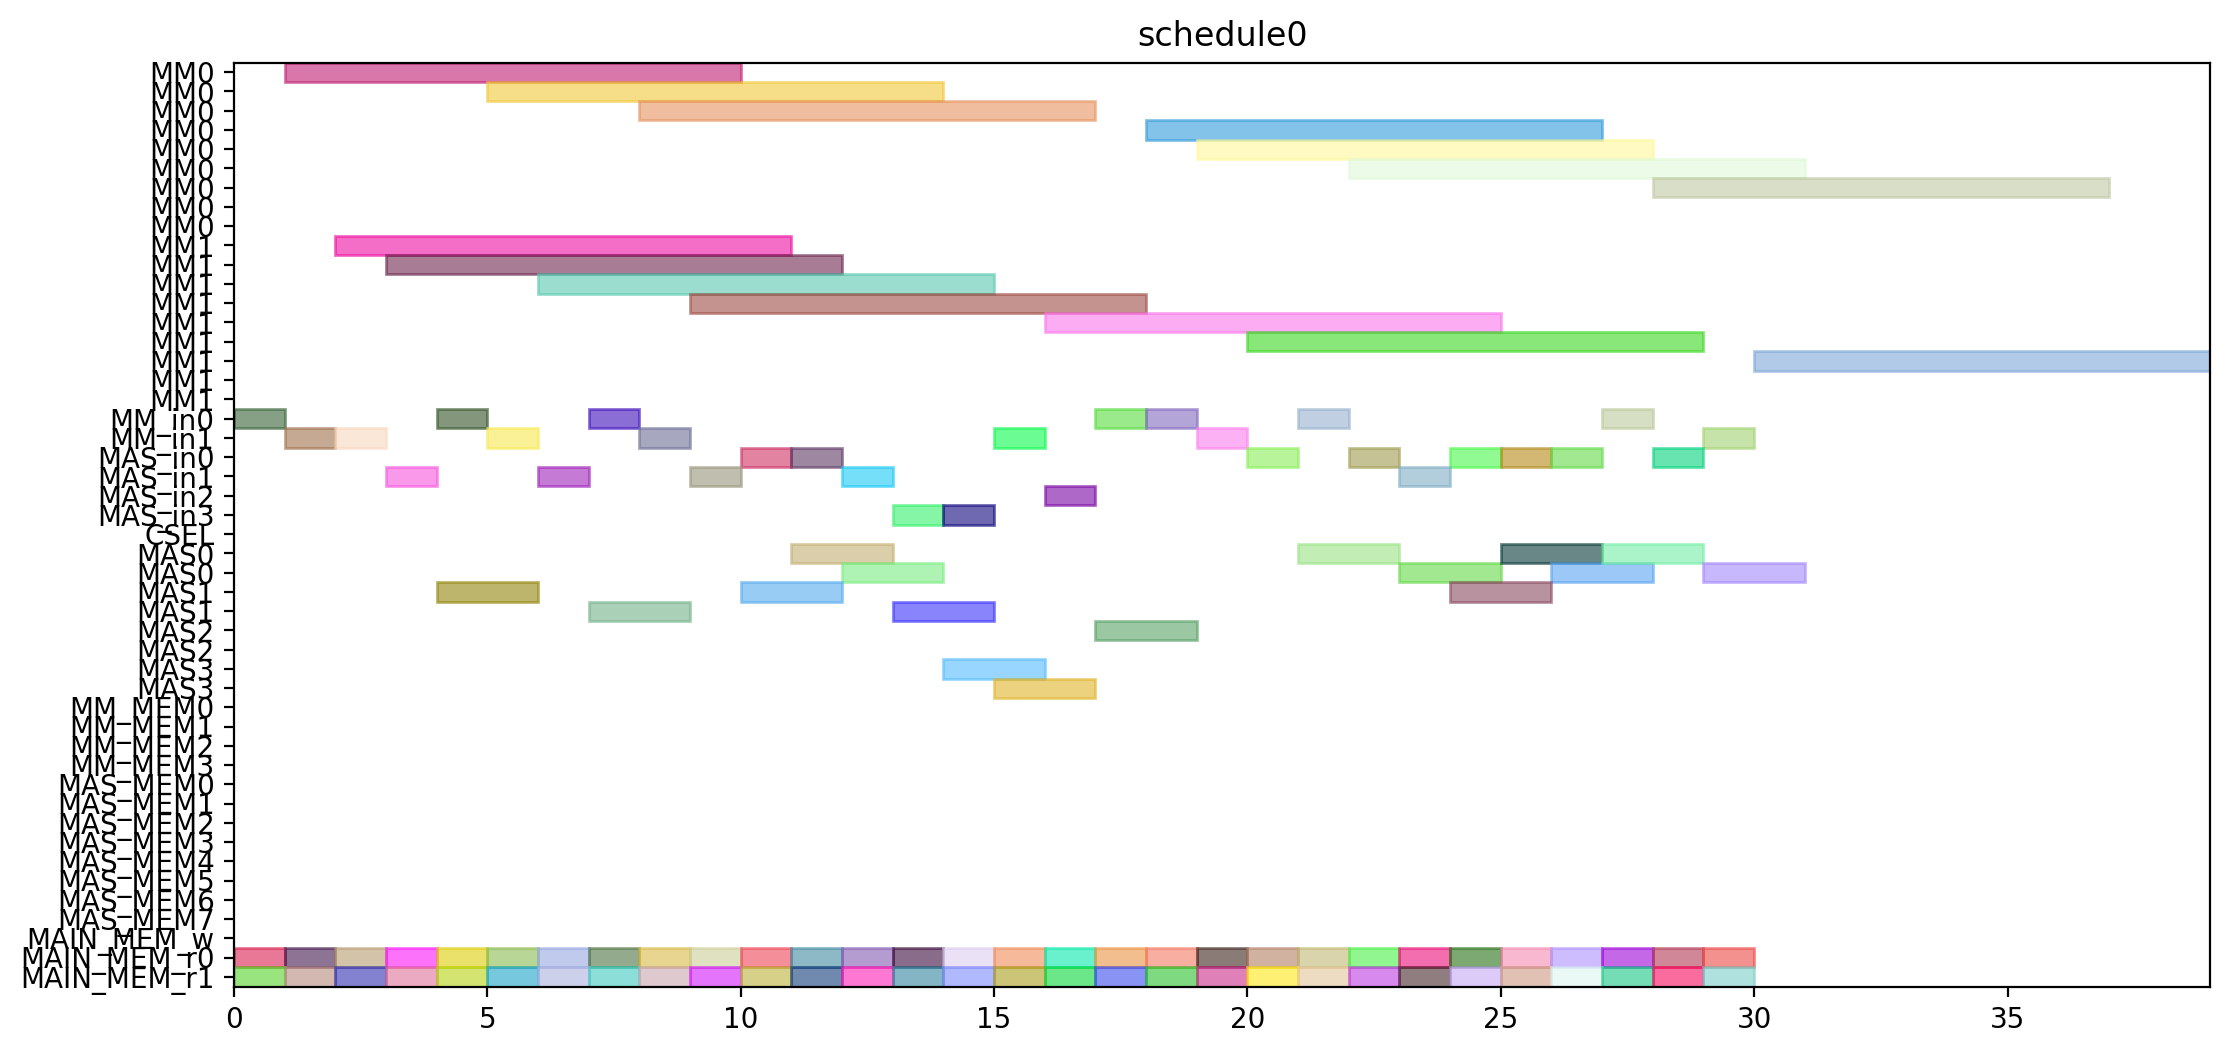

Write Python code to recreate this figure.
from pyschedule import Scenario, solvers, plotters, alt


def solve():
	horizon = 120
	S = Scenario("schedule0", horizon=horizon)

	# resource
	MM = S.Resources('MM', num=2, size=9)
	MM_in = S.Resources('MM_in', num=2)
	MAS_in = S.Resources('MAS_in', num=4)
	CSEL = S.Resource('CSEL')
	MAS = S.Resources('MAS', num=4, size=2, periods=range(1, horizon))
	MM_MEM = S.Resources('MM_MEM', num=4)
	MAS_MEM = S.Resources('MAS_MEM', num=8)
	MAIN_MEM_w = S.Resource('MAIN_MEM_w', size=1)
	MAIN_MEM_r = S.Resources('MAIN_MEM_r', num=2)

	# result of previous scheduling

	# new tasks
	r1_t0 = S.Task('r1_t0', length=9, delay_cost=1)
	r1_t0 += alt(MM)
	r1_t0_in = S.Task('r1_t0_in', length=1, delay_cost=1)
	r1_t0_in += alt(MM_in)
	S += r1_t0_in*MM_in[0]<=r1_t0*MM[0]
	S += r1_t0_in*MM_in[1]<=r1_t0*MM[1]
	r1_t0_mem0 = S.Task('r1_t0_mem0', length=1, delay_cost=1)
	r1_t0_mem0 += MAIN_MEM_r[0]
	S += r1_t0_mem0 <= r1_t0

	r1_t0_mem1 = S.Task('r1_t0_mem1', length=1, delay_cost=1)
	r1_t0_mem1 += MAIN_MEM_r[1]
	S += r1_t0_mem1 <= r1_t0

	r1_t1 = S.Task('r1_t1', length=9, delay_cost=1)
	r1_t1 += alt(MM)
	r1_t1_in = S.Task('r1_t1_in', length=1, delay_cost=1)
	r1_t1_in += alt(MM_in)
	S += r1_t1_in*MM_in[0]<=r1_t1*MM[0]
	S += r1_t1_in*MM_in[1]<=r1_t1*MM[1]
	r1_t1_mem0 = S.Task('r1_t1_mem0', length=1, delay_cost=1)
	r1_t1_mem0 += MAIN_MEM_r[0]
	S += r1_t1_mem0 <= r1_t1

	r1_t1_mem1 = S.Task('r1_t1_mem1', length=1, delay_cost=1)
	r1_t1_mem1 += MAIN_MEM_r[1]
	S += r1_t1_mem1 <= r1_t1

	r1_t2 = S.Task('r1_t2', length=2, delay_cost=1)
	r1_t2 += alt(MAS)
	r1_t2_in = S.Task('r1_t2_in', length=1, delay_cost=1)
	r1_t2_in += alt(MAS_in)
	S += r1_t2_in*MAS_in[0]<=r1_t2*MAS[0]

	S += r1_t2_in*MAS_in[1]<=r1_t2*MAS[1]

	S += r1_t2_in*MAS_in[2]<=r1_t2*MAS[2]

	S += r1_t2_in*MAS_in[3]<=r1_t2*MAS[3]

	r1_t2_mem0 = S.Task('r1_t2_mem0', length=1, delay_cost=1)
	r1_t2_mem0 += MAIN_MEM_r[0]
	S += r1_t2_mem0 <= r1_t2

	r1_t2_mem1 = S.Task('r1_t2_mem1', length=1, delay_cost=1)
	r1_t2_mem1 += MAIN_MEM_r[1]
	S += r1_t2_mem1 <= r1_t2

	r1_t3 = S.Task('r1_t3', length=2, delay_cost=1)
	r1_t3 += alt(MAS)
	r1_t3_in = S.Task('r1_t3_in', length=1, delay_cost=1)
	r1_t3_in += alt(MAS_in)
	S += r1_t3_in*MAS_in[0]<=r1_t3*MAS[0]

	S += r1_t3_in*MAS_in[1]<=r1_t3*MAS[1]

	S += r1_t3_in*MAS_in[2]<=r1_t3*MAS[2]

	S += r1_t3_in*MAS_in[3]<=r1_t3*MAS[3]

	r1_t3_mem0 = S.Task('r1_t3_mem0', length=1, delay_cost=1)
	r1_t3_mem0 += MAIN_MEM_r[0]
	S += r1_t3_mem0 <= r1_t3

	r1_t3_mem1 = S.Task('r1_t3_mem1', length=1, delay_cost=1)
	r1_t3_mem1 += MAIN_MEM_r[1]
	S += r1_t3_mem1 <= r1_t3

	r3_t0 = S.Task('r3_t0', length=9, delay_cost=1)
	r3_t0 += alt(MM)
	r3_t0_in = S.Task('r3_t0_in', length=1, delay_cost=1)
	r3_t0_in += alt(MM_in)
	S += r3_t0_in*MM_in[0]<=r3_t0*MM[0]
	S += r3_t0_in*MM_in[1]<=r3_t0*MM[1]
	r3_t0_mem0 = S.Task('r3_t0_mem0', length=1, delay_cost=1)
	r3_t0_mem0 += MAIN_MEM_r[0]
	S += r3_t0_mem0 <= r3_t0

	r3_t0_mem1 = S.Task('r3_t0_mem1', length=1, delay_cost=1)
	r3_t0_mem1 += MAIN_MEM_r[1]
	S += r3_t0_mem1 <= r3_t0

	r3_t1 = S.Task('r3_t1', length=9, delay_cost=1)
	r3_t1 += alt(MM)
	r3_t1_in = S.Task('r3_t1_in', length=1, delay_cost=1)
	r3_t1_in += alt(MM_in)
	S += r3_t1_in*MM_in[0]<=r3_t1*MM[0]
	S += r3_t1_in*MM_in[1]<=r3_t1*MM[1]
	r3_t1_mem0 = S.Task('r3_t1_mem0', length=1, delay_cost=1)
	r3_t1_mem0 += MAIN_MEM_r[0]
	S += r3_t1_mem0 <= r3_t1

	r3_t1_mem1 = S.Task('r3_t1_mem1', length=1, delay_cost=1)
	r3_t1_mem1 += MAIN_MEM_r[1]
	S += r3_t1_mem1 <= r3_t1

	r3_t2 = S.Task('r3_t2', length=2, delay_cost=1)
	r3_t2 += alt(MAS)
	r3_t2_in = S.Task('r3_t2_in', length=1, delay_cost=1)
	r3_t2_in += alt(MAS_in)
	S += r3_t2_in*MAS_in[0]<=r3_t2*MAS[0]

	S += r3_t2_in*MAS_in[1]<=r3_t2*MAS[1]

	S += r3_t2_in*MAS_in[2]<=r3_t2*MAS[2]

	S += r3_t2_in*MAS_in[3]<=r3_t2*MAS[3]

	r3_t2_mem0 = S.Task('r3_t2_mem0', length=1, delay_cost=1)
	r3_t2_mem0 += MAIN_MEM_r[0]
	S += r3_t2_mem0 <= r3_t2

	r3_t2_mem1 = S.Task('r3_t2_mem1', length=1, delay_cost=1)
	r3_t2_mem1 += MAIN_MEM_r[1]
	S += r3_t2_mem1 <= r3_t2

	r3_t3 = S.Task('r3_t3', length=2, delay_cost=1)
	r3_t3 += alt(MAS)
	r3_t3_in = S.Task('r3_t3_in', length=1, delay_cost=1)
	r3_t3_in += alt(MAS_in)
	S += r3_t3_in*MAS_in[0]<=r3_t3*MAS[0]

	S += r3_t3_in*MAS_in[1]<=r3_t3*MAS[1]

	S += r3_t3_in*MAS_in[2]<=r3_t3*MAS[2]

	S += r3_t3_in*MAS_in[3]<=r3_t3*MAS[3]

	r3_t3_mem0 = S.Task('r3_t3_mem0', length=1, delay_cost=1)
	r3_t3_mem0 += MAIN_MEM_r[0]
	S += r3_t3_mem0 <= r3_t3

	r3_t3_mem1 = S.Task('r3_t3_mem1', length=1, delay_cost=1)
	r3_t3_mem1 += MAIN_MEM_r[1]
	S += r3_t3_mem1 <= r3_t3

	r4_t0 = S.Task('r4_t0', length=9, delay_cost=1)
	r4_t0 += alt(MM)
	r4_t0_in = S.Task('r4_t0_in', length=1, delay_cost=1)
	r4_t0_in += alt(MM_in)
	S += r4_t0_in*MM_in[0]<=r4_t0*MM[0]
	S += r4_t0_in*MM_in[1]<=r4_t0*MM[1]
	r4_t0_mem0 = S.Task('r4_t0_mem0', length=1, delay_cost=1)
	r4_t0_mem0 += MAIN_MEM_r[0]
	S += r4_t0_mem0 <= r4_t0

	r4_t0_mem1 = S.Task('r4_t0_mem1', length=1, delay_cost=1)
	r4_t0_mem1 += MAIN_MEM_r[1]
	S += r4_t0_mem1 <= r4_t0

	r4_t1 = S.Task('r4_t1', length=9, delay_cost=1)
	r4_t1 += alt(MM)
	r4_t1_in = S.Task('r4_t1_in', length=1, delay_cost=1)
	r4_t1_in += alt(MM_in)
	S += r4_t1_in*MM_in[0]<=r4_t1*MM[0]
	S += r4_t1_in*MM_in[1]<=r4_t1*MM[1]
	r4_t1_mem0 = S.Task('r4_t1_mem0', length=1, delay_cost=1)
	r4_t1_mem0 += MAIN_MEM_r[0]
	S += r4_t1_mem0 <= r4_t1

	r4_t1_mem1 = S.Task('r4_t1_mem1', length=1, delay_cost=1)
	r4_t1_mem1 += MAIN_MEM_r[1]
	S += r4_t1_mem1 <= r4_t1

	r4_t2 = S.Task('r4_t2', length=2, delay_cost=1)
	r4_t2 += alt(MAS)
	r4_t2_in = S.Task('r4_t2_in', length=1, delay_cost=1)
	r4_t2_in += alt(MAS_in)
	S += r4_t2_in*MAS_in[0]<=r4_t2*MAS[0]

	S += r4_t2_in*MAS_in[1]<=r4_t2*MAS[1]

	S += r4_t2_in*MAS_in[2]<=r4_t2*MAS[2]

	S += r4_t2_in*MAS_in[3]<=r4_t2*MAS[3]

	r4_t2_mem0 = S.Task('r4_t2_mem0', length=1, delay_cost=1)
	r4_t2_mem0 += MAIN_MEM_r[0]
	S += r4_t2_mem0 <= r4_t2

	r4_t2_mem1 = S.Task('r4_t2_mem1', length=1, delay_cost=1)
	r4_t2_mem1 += MAIN_MEM_r[1]
	S += r4_t2_mem1 <= r4_t2

	r4_t3 = S.Task('r4_t3', length=2, delay_cost=1)
	r4_t3 += alt(MAS)
	r4_t3_in = S.Task('r4_t3_in', length=1, delay_cost=1)
	r4_t3_in += alt(MAS_in)
	S += r4_t3_in*MAS_in[0]<=r4_t3*MAS[0]

	S += r4_t3_in*MAS_in[1]<=r4_t3*MAS[1]

	S += r4_t3_in*MAS_in[2]<=r4_t3*MAS[2]

	S += r4_t3_in*MAS_in[3]<=r4_t3*MAS[3]

	r4_t3_mem0 = S.Task('r4_t3_mem0', length=1, delay_cost=1)
	r4_t3_mem0 += MAIN_MEM_r[0]
	S += r4_t3_mem0 <= r4_t3

	r4_t3_mem1 = S.Task('r4_t3_mem1', length=1, delay_cost=1)
	r4_t3_mem1 += MAIN_MEM_r[1]
	S += r4_t3_mem1 <= r4_t3

	r5_t0 = S.Task('r5_t0', length=9, delay_cost=1)
	r5_t0 += alt(MM)
	r5_t0_in = S.Task('r5_t0_in', length=1, delay_cost=1)
	r5_t0_in += alt(MM_in)
	S += r5_t0_in*MM_in[0]<=r5_t0*MM[0]
	S += r5_t0_in*MM_in[1]<=r5_t0*MM[1]
	r5_t0_mem0 = S.Task('r5_t0_mem0', length=1, delay_cost=1)
	r5_t0_mem0 += MAIN_MEM_r[0]
	S += r5_t0_mem0 <= r5_t0

	r5_t0_mem1 = S.Task('r5_t0_mem1', length=1, delay_cost=1)
	r5_t0_mem1 += MAIN_MEM_r[1]
	S += r5_t0_mem1 <= r5_t0

	r5_t1 = S.Task('r5_t1', length=9, delay_cost=1)
	r5_t1 += alt(MM)
	r5_t1_in = S.Task('r5_t1_in', length=1, delay_cost=1)
	r5_t1_in += alt(MM_in)
	S += r5_t1_in*MM_in[0]<=r5_t1*MM[0]
	S += r5_t1_in*MM_in[1]<=r5_t1*MM[1]
	r5_t1_mem0 = S.Task('r5_t1_mem0', length=1, delay_cost=1)
	r5_t1_mem0 += MAIN_MEM_r[0]
	S += r5_t1_mem0 <= r5_t1

	r5_t1_mem1 = S.Task('r5_t1_mem1', length=1, delay_cost=1)
	r5_t1_mem1 += MAIN_MEM_r[1]
	S += r5_t1_mem1 <= r5_t1

	r5_t2 = S.Task('r5_t2', length=2, delay_cost=1)
	r5_t2 += alt(MAS)
	r5_t2_in = S.Task('r5_t2_in', length=1, delay_cost=1)
	r5_t2_in += alt(MAS_in)
	S += r5_t2_in*MAS_in[0]<=r5_t2*MAS[0]

	S += r5_t2_in*MAS_in[1]<=r5_t2*MAS[1]

	S += r5_t2_in*MAS_in[2]<=r5_t2*MAS[2]

	S += r5_t2_in*MAS_in[3]<=r5_t2*MAS[3]

	r5_t2_mem0 = S.Task('r5_t2_mem0', length=1, delay_cost=1)
	r5_t2_mem0 += MAIN_MEM_r[0]
	S += r5_t2_mem0 <= r5_t2

	r5_t2_mem1 = S.Task('r5_t2_mem1', length=1, delay_cost=1)
	r5_t2_mem1 += MAIN_MEM_r[1]
	S += r5_t2_mem1 <= r5_t2

	r5_t3 = S.Task('r5_t3', length=2, delay_cost=1)
	r5_t3 += alt(MAS)
	r5_t3_in = S.Task('r5_t3_in', length=1, delay_cost=1)
	r5_t3_in += alt(MAS_in)
	S += r5_t3_in*MAS_in[0]<=r5_t3*MAS[0]

	S += r5_t3_in*MAS_in[1]<=r5_t3*MAS[1]

	S += r5_t3_in*MAS_in[2]<=r5_t3*MAS[2]

	S += r5_t3_in*MAS_in[3]<=r5_t3*MAS[3]

	r5_t3_mem0 = S.Task('r5_t3_mem0', length=1, delay_cost=1)
	r5_t3_mem0 += MAIN_MEM_r[0]
	S += r5_t3_mem0 <= r5_t3

	r5_t3_mem1 = S.Task('r5_t3_mem1', length=1, delay_cost=1)
	r5_t3_mem1 += MAIN_MEM_r[1]
	S += r5_t3_mem1 <= r5_t3

	r6_t0 = S.Task('r6_t0', length=9, delay_cost=1)
	r6_t0 += alt(MM)
	r6_t0_in = S.Task('r6_t0_in', length=1, delay_cost=1)
	r6_t0_in += alt(MM_in)
	S += r6_t0_in*MM_in[0]<=r6_t0*MM[0]
	S += r6_t0_in*MM_in[1]<=r6_t0*MM[1]
	r6_t0_mem0 = S.Task('r6_t0_mem0', length=1, delay_cost=1)
	r6_t0_mem0 += MAIN_MEM_r[0]
	S += r6_t0_mem0 <= r6_t0

	r6_t0_mem1 = S.Task('r6_t0_mem1', length=1, delay_cost=1)
	r6_t0_mem1 += MAIN_MEM_r[1]
	S += r6_t0_mem1 <= r6_t0

	r6_t1 = S.Task('r6_t1', length=9, delay_cost=1)
	r6_t1 += alt(MM)
	r6_t1_in = S.Task('r6_t1_in', length=1, delay_cost=1)
	r6_t1_in += alt(MM_in)
	S += r6_t1_in*MM_in[0]<=r6_t1*MM[0]
	S += r6_t1_in*MM_in[1]<=r6_t1*MM[1]
	r6_t1_mem0 = S.Task('r6_t1_mem0', length=1, delay_cost=1)
	r6_t1_mem0 += MAIN_MEM_r[0]
	S += r6_t1_mem0 <= r6_t1

	r6_t1_mem1 = S.Task('r6_t1_mem1', length=1, delay_cost=1)
	r6_t1_mem1 += MAIN_MEM_r[1]
	S += r6_t1_mem1 <= r6_t1

	r6_t2 = S.Task('r6_t2', length=2, delay_cost=1)
	r6_t2 += alt(MAS)
	r6_t2_in = S.Task('r6_t2_in', length=1, delay_cost=1)
	r6_t2_in += alt(MAS_in)
	S += r6_t2_in*MAS_in[0]<=r6_t2*MAS[0]

	S += r6_t2_in*MAS_in[1]<=r6_t2*MAS[1]

	S += r6_t2_in*MAS_in[2]<=r6_t2*MAS[2]

	S += r6_t2_in*MAS_in[3]<=r6_t2*MAS[3]

	r6_t2_mem0 = S.Task('r6_t2_mem0', length=1, delay_cost=1)
	r6_t2_mem0 += MAIN_MEM_r[0]
	S += r6_t2_mem0 <= r6_t2

	r6_t2_mem1 = S.Task('r6_t2_mem1', length=1, delay_cost=1)
	r6_t2_mem1 += MAIN_MEM_r[1]
	S += r6_t2_mem1 <= r6_t2

	r6_t3 = S.Task('r6_t3', length=2, delay_cost=1)
	r6_t3 += alt(MAS)
	r6_t3_in = S.Task('r6_t3_in', length=1, delay_cost=1)
	r6_t3_in += alt(MAS_in)
	S += r6_t3_in*MAS_in[0]<=r6_t3*MAS[0]

	S += r6_t3_in*MAS_in[1]<=r6_t3*MAS[1]

	S += r6_t3_in*MAS_in[2]<=r6_t3*MAS[2]

	S += r6_t3_in*MAS_in[3]<=r6_t3*MAS[3]

	r6_t3_mem0 = S.Task('r6_t3_mem0', length=1, delay_cost=1)
	r6_t3_mem0 += MAIN_MEM_r[0]
	S += r6_t3_mem0 <= r6_t3

	r6_t3_mem1 = S.Task('r6_t3_mem1', length=1, delay_cost=1)
	r6_t3_mem1 += MAIN_MEM_r[1]
	S += r6_t3_mem1 <= r6_t3

	r9_t2 = S.Task('r9_t2', length=2, delay_cost=1)
	r9_t2 += alt(MAS)
	r9_t2_in = S.Task('r9_t2_in', length=1, delay_cost=1)
	r9_t2_in += alt(MAS_in)
	S += r9_t2_in*MAS_in[0]<=r9_t2*MAS[0]

	S += r9_t2_in*MAS_in[1]<=r9_t2*MAS[1]

	S += r9_t2_in*MAS_in[2]<=r9_t2*MAS[2]

	S += r9_t2_in*MAS_in[3]<=r9_t2*MAS[3]

	r9_t2_mem0 = S.Task('r9_t2_mem0', length=1, delay_cost=1)
	r9_t2_mem0 += MAIN_MEM_r[0]
	S += r9_t2_mem0 <= r9_t2

	r9_t2_mem1 = S.Task('r9_t2_mem1', length=1, delay_cost=1)
	r9_t2_mem1 += MAIN_MEM_r[1]
	S += r9_t2_mem1 <= r9_t2

	r12_t0 = S.Task('r12_t0', length=9, delay_cost=1)
	r12_t0 += alt(MM)
	r12_t0_in = S.Task('r12_t0_in', length=1, delay_cost=1)
	r12_t0_in += alt(MM_in)
	S += r12_t0_in*MM_in[0]<=r12_t0*MM[0]
	S += r12_t0_in*MM_in[1]<=r12_t0*MM[1]
	r12_t0_mem0 = S.Task('r12_t0_mem0', length=1, delay_cost=1)
	r12_t0_mem0 += MAIN_MEM_r[0]
	S += r12_t0_mem0 <= r12_t0

	r12_t0_mem1 = S.Task('r12_t0_mem1', length=1, delay_cost=1)
	r12_t0_mem1 += MAIN_MEM_r[1]
	S += r12_t0_mem1 <= r12_t0

	r12_t1 = S.Task('r12_t1', length=9, delay_cost=1)
	r12_t1 += alt(MM)
	r12_t1_in = S.Task('r12_t1_in', length=1, delay_cost=1)
	r12_t1_in += alt(MM_in)
	S += r12_t1_in*MM_in[0]<=r12_t1*MM[0]
	S += r12_t1_in*MM_in[1]<=r12_t1*MM[1]
	r12_t1_mem0 = S.Task('r12_t1_mem0', length=1, delay_cost=1)
	r12_t1_mem0 += MAIN_MEM_r[0]
	S += r12_t1_mem0 <= r12_t1

	r12_t1_mem1 = S.Task('r12_t1_mem1', length=1, delay_cost=1)
	r12_t1_mem1 += MAIN_MEM_r[1]
	S += r12_t1_mem1 <= r12_t1

	r12_t2 = S.Task('r12_t2', length=2, delay_cost=1)
	r12_t2 += alt(MAS)
	r12_t2_in = S.Task('r12_t2_in', length=1, delay_cost=1)
	r12_t2_in += alt(MAS_in)
	S += r12_t2_in*MAS_in[0]<=r12_t2*MAS[0]

	S += r12_t2_in*MAS_in[1]<=r12_t2*MAS[1]

	S += r12_t2_in*MAS_in[2]<=r12_t2*MAS[2]

	S += r12_t2_in*MAS_in[3]<=r12_t2*MAS[3]

	r12_t2_mem0 = S.Task('r12_t2_mem0', length=1, delay_cost=1)
	r12_t2_mem0 += MAIN_MEM_r[0]
	S += r12_t2_mem0 <= r12_t2

	r12_t2_mem1 = S.Task('r12_t2_mem1', length=1, delay_cost=1)
	r12_t2_mem1 += MAIN_MEM_r[1]
	S += r12_t2_mem1 <= r12_t2

	r12_t3 = S.Task('r12_t3', length=2, delay_cost=1)
	r12_t3 += alt(MAS)
	r12_t3_in = S.Task('r12_t3_in', length=1, delay_cost=1)
	r12_t3_in += alt(MAS_in)
	S += r12_t3_in*MAS_in[0]<=r12_t3*MAS[0]

	S += r12_t3_in*MAS_in[1]<=r12_t3*MAS[1]

	S += r12_t3_in*MAS_in[2]<=r12_t3*MAS[2]

	S += r12_t3_in*MAS_in[3]<=r12_t3*MAS[3]

	r12_t3_mem0 = S.Task('r12_t3_mem0', length=1, delay_cost=1)
	r12_t3_mem0 += MAIN_MEM_r[0]
	S += r12_t3_mem0 <= r12_t3

	r12_t3_mem1 = S.Task('r12_t3_mem1', length=1, delay_cost=1)
	r12_t3_mem1 += MAIN_MEM_r[1]
	S += r12_t3_mem1 <= r12_t3

	r13_t0 = S.Task('r13_t0', length=9, delay_cost=1)
	r13_t0 += alt(MM)
	r13_t0_in = S.Task('r13_t0_in', length=1, delay_cost=1)
	r13_t0_in += alt(MM_in)
	S += r13_t0_in*MM_in[0]<=r13_t0*MM[0]
	S += r13_t0_in*MM_in[1]<=r13_t0*MM[1]
	r13_t0_mem0 = S.Task('r13_t0_mem0', length=1, delay_cost=1)
	r13_t0_mem0 += MAIN_MEM_r[0]
	S += r13_t0_mem0 <= r13_t0

	r13_t0_mem1 = S.Task('r13_t0_mem1', length=1, delay_cost=1)
	r13_t0_mem1 += MAIN_MEM_r[1]
	S += r13_t0_mem1 <= r13_t0

	r13_t1 = S.Task('r13_t1', length=9, delay_cost=1)
	r13_t1 += alt(MM)
	r13_t1_in = S.Task('r13_t1_in', length=1, delay_cost=1)
	r13_t1_in += alt(MM_in)
	S += r13_t1_in*MM_in[0]<=r13_t1*MM[0]
	S += r13_t1_in*MM_in[1]<=r13_t1*MM[1]
	r13_t1_mem0 = S.Task('r13_t1_mem0', length=1, delay_cost=1)
	r13_t1_mem0 += MAIN_MEM_r[0]
	S += r13_t1_mem0 <= r13_t1

	r13_t1_mem1 = S.Task('r13_t1_mem1', length=1, delay_cost=1)
	r13_t1_mem1 += MAIN_MEM_r[1]
	S += r13_t1_mem1 <= r13_t1

	r13_t2 = S.Task('r13_t2', length=2, delay_cost=1)
	r13_t2 += alt(MAS)
	r13_t2_in = S.Task('r13_t2_in', length=1, delay_cost=1)
	r13_t2_in += alt(MAS_in)
	S += r13_t2_in*MAS_in[0]<=r13_t2*MAS[0]

	S += r13_t2_in*MAS_in[1]<=r13_t2*MAS[1]

	S += r13_t2_in*MAS_in[2]<=r13_t2*MAS[2]

	S += r13_t2_in*MAS_in[3]<=r13_t2*MAS[3]

	r13_t2_mem0 = S.Task('r13_t2_mem0', length=1, delay_cost=1)
	r13_t2_mem0 += MAIN_MEM_r[0]
	S += r13_t2_mem0 <= r13_t2

	r13_t2_mem1 = S.Task('r13_t2_mem1', length=1, delay_cost=1)
	r13_t2_mem1 += MAIN_MEM_r[1]
	S += r13_t2_mem1 <= r13_t2

	r13_t3 = S.Task('r13_t3', length=2, delay_cost=1)
	r13_t3 += alt(MAS)
	r13_t3_in = S.Task('r13_t3_in', length=1, delay_cost=1)
	r13_t3_in += alt(MAS_in)
	S += r13_t3_in*MAS_in[0]<=r13_t3*MAS[0]

	S += r13_t3_in*MAS_in[1]<=r13_t3*MAS[1]

	S += r13_t3_in*MAS_in[2]<=r13_t3*MAS[2]

	S += r13_t3_in*MAS_in[3]<=r13_t3*MAS[3]

	r13_t3_mem0 = S.Task('r13_t3_mem0', length=1, delay_cost=1)
	r13_t3_mem0 += MAIN_MEM_r[0]
	S += r13_t3_mem0 <= r13_t3

	r13_t3_mem1 = S.Task('r13_t3_mem1', length=1, delay_cost=1)
	r13_t3_mem1 += MAIN_MEM_r[1]
	S += r13_t3_mem1 <= r13_t3

	r16_t3 = S.Task('r16_t3', length=2, delay_cost=1)
	r16_t3 += alt(MAS)
	r16_t3_in = S.Task('r16_t3_in', length=1, delay_cost=1)
	r16_t3_in += alt(MAS_in)
	S += r16_t3_in*MAS_in[0]<=r16_t3*MAS[0]

	S += r16_t3_in*MAS_in[1]<=r16_t3*MAS[1]

	S += r16_t3_in*MAS_in[2]<=r16_t3*MAS[2]

	S += r16_t3_in*MAS_in[3]<=r16_t3*MAS[3]

	r16_t3_mem0 = S.Task('r16_t3_mem0', length=1, delay_cost=1)
	r16_t3_mem0 += MAIN_MEM_r[0]
	S += r16_t3_mem0 <= r16_t3

	r16_t3_mem1 = S.Task('r16_t3_mem1', length=1, delay_cost=1)
	r16_t3_mem1 += MAIN_MEM_r[1]
	S += r16_t3_mem1 <= r16_t3

	solvers.mip.solve(S,msg=1,kind='CPLEX',ratio_gap=1.01)

	solution = [['hoge']*len(S.solution()[1]) for i in range(len(S.solution()))]
	for i in range(len(S.solution())):
		for j in range(len(S.solution()[i])):
			solution[i][j]=str(S.solution()[i][j])
	print(solution)

	cycles = int(solution[-1][3])

	pic_file_name = "/mnt/rose/usr1/fukuda/ABE/multiRAM_multiMAS_16mux/scheduling_result/stage9MM2_stage2MAS4/EP2_YRECOVER/schedule0.png"
	if(S.solution() != []):
		plotters.matplotlib.plot(S,img_filename=pic_file_name, show_task_labels=False, fig_size=(cycles*0.25+3, 6))

	return solution
